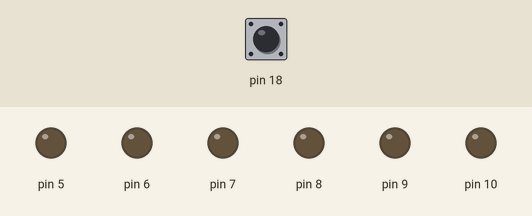
The sketch below on a simulated Arduino Uno, built with avr-gcc and run on an emulated ATmega328P. On the bench: output pins drawn as LEDs (lit = HIGH). The inputs (shaded band) are chosen by the test bench; at power-on: pin 18 HIGH. Random numbers use the default seed unless the sketch sets one.

Above: at 1.2 s.
1.3 s: pin 18 pulled LOW for 0.15 s
At 2.6 s:
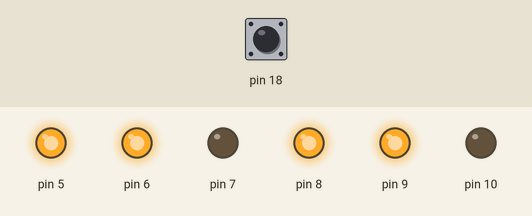
At 17.9 s:
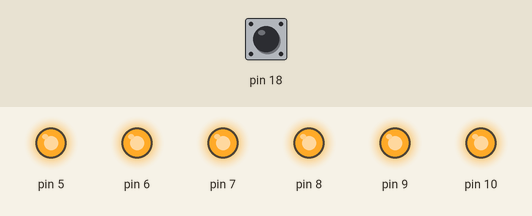
Timing chart, 0 to 19.3 s (numbered marks = the images above; inputs shaded):
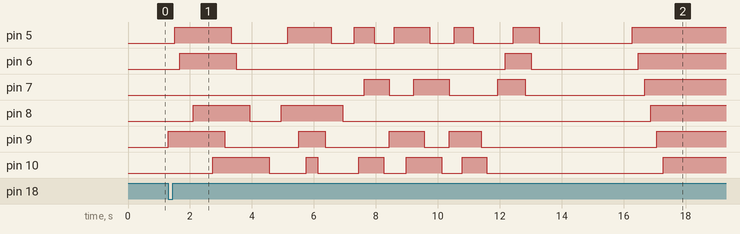

Measured:
- after the input at 1.3 s, pin 5: LOW → HIGH after 0.21 s, → LOW 1.8 s later, → HIGH 1.8 s later, → LOW 1.4 s later, … (13 changes in this stretch); pin 6: goes HIGH 1.8 s, LOW 8.7 s, HIGH 0.83 s, LOW 3.5 s, then HIGH, starting after 0.37 s

The sketch:

Igralny_Kubik_NEW.ino
```cpp
long n;
long s1;
long s2;
long s3;
long s4;
long s5;
long s6;
long s7;
long s8;
long s9;
long s10;
long s11;
long s12;
long s13;
long s14;
long s15;
long s16;
long s17;
long s18;
long s19;
long s20;
long s21;
long s22;
long s23;
long s24;
long s25;
long s26;
long s27;
long time1;
long time2;
long time3;
long time4;
long time5;
long time6;
long time7;
long time8;
long time9;
long time10;
long time11;
long time12;
long time13;
long time14;
long time15;
long time16;
long time17;
long time18;
long time19;
long time20;
long time21;
long time22;
long time23;
long time24;
long time25;
long time26;
long time27;
void setup() {
  pinMode(5, OUTPUT);
  pinMode(6, OUTPUT);
  pinMode(7, OUTPUT);
  pinMode(8, OUTPUT);
  pinMode(9, OUTPUT);
  pinMode(10, OUTPUT);
  pinMode(18, INPUT_PULLUP);
}

void loop() {
  n = random(1, 7);
  s1 = random(5, 11);
  s2 = random(5, 11);
  s3 = random(5, 11);
  s4 = random(5, 11);
  s5 = random(5, 11);
  s6 = random(5, 11);
  s7 = random(5, 11);
  s8 = random(5, 11);
  s9 = random(5, 11);
  s10 = random(5, 11);
  s11 = random(5, 11);
  s12 = random(5, 11);
  s13 = random(5, 11);
  s14 = random(5, 11);
  s15 = random(5, 11);
  s16 = random(5, 11);
  s17 = random(5, 11);
  s18 = random(5, 11);
  s19 = random(5, 11);
  s20 = random(5, 11);
  s21 = random(5, 11);
  s22 = random(5, 11);
  s23 = random(5, 11);
  s24 = random(5, 11);
  s25 = random(5, 11);
  s26 = random(5, 11);
  s27 = random(5, 11);
  time1 = random(100, 300);
  time2 = random(100, 300);
  time3 = random(100, 300);
  time4 = random(100, 300);
  time5 = random(100, 300);
  time6 = random(100, 300);
  time7 = random(100, 300);
  time8 = random(300, 400);
  time9 = random(100, 300);
  time10 = random(100, 300);
  time11 = random(100, 300);
  time12 = random(100, 300);
  time13 = random(100, 300);
  time14 = random(100, 300);
  time15 = random(100, 300);
  time16 = random(300, 400);
  time17 = random(100, 300);
  time18 = random(100, 300);
  time19 = random(100, 300);
  time20 = random(100, 300);
  time21 = random(300, 400);
  time22 = random(100, 300);
  time23 = random(100, 300);
  time24 = random(300, 400);
  time25 = random(100, 300);
  time26 = random(100, 300);
  time27 = random(300, 400);

  time13 = random(300, 500);
  if (digitalRead(18) == HIGH)
  {
  return;
  }
  {
  digitalWrite(s1, HIGH);
  delay(time1);
  digitalWrite(s2, HIGH);
  delay(time2);
  digitalWrite(s3, HIGH);
  delay(time3);
  digitalWrite(s4, HIGH);
  delay(time4);
  digitalWrite(s5, HIGH);
  delay(time5);
  digitalWrite(s6, HIGH);
  delay(time6);
  digitalWrite(s7, HIGH);
  delay(time7);
  digitalWrite(s8, HIGH);
  delay(time8);
  digitalWrite(s1, LOW);
  delay(time1);
  digitalWrite(s2, LOW);
  delay(time2);
  digitalWrite(s3, LOW);
  delay(time3);
  digitalWrite(s4, LOW);
  delay(time4);
  digitalWrite(s5, LOW);
  delay(time5);
  digitalWrite(s6, LOW);
  delay(time6);
  digitalWrite(s7, LOW);
  delay(time7);
  digitalWrite(s8, LOW);
  delay(time8);

  digitalWrite(s9, HIGH);
  delay(time9);
  digitalWrite(s10, HIGH);
  delay(time10);
  digitalWrite(s11, HIGH);
  delay(time11);
  digitalWrite(s12, HIGH);
  delay(time12);
  digitalWrite(s13, HIGH);
  delay(time13);
  digitalWrite(s13, LOW);
  delay(time12);
  digitalWrite(s12, LOW);
  delay(time11);
  digitalWrite(s11, LOW);
  delay(time10);
  digitalWrite(s10, LOW);
  delay(time9);
  digitalWrite(s9, LOW);
  delay(time13);
  digitalWrite(s14, HIGH);
  delay(time14);
  digitalWrite(s15, HIGH);
  delay(time15);
  digitalWrite(s16, HIGH);
  delay(time16);
  digitalWrite(s14, LOW);
  delay(time16);
  digitalWrite(s15, LOW);
  delay(time15);
  digitalWrite(s16, LOW);

  digitalWrite(s17, HIGH);
  delay(time17);
  digitalWrite(s18, HIGH);
  delay(time18);
  digitalWrite(s19, HIGH);
  delay(time19);
  digitalWrite(s20, HIGH);
  delay(time20);
  digitalWrite(s21, HIGH);
  delay(time21);
  digitalWrite(s17, LOW);
  delay(time17);
  digitalWrite(s18, LOW);
  delay(time18);
  digitalWrite(s19, LOW);
  delay(time19);
  digitalWrite(s20, LOW);
  delay(time20);
  digitalWrite(s21, LOW);

  digitalWrite(s22, HIGH);
  delay(time22);
  digitalWrite(s23, HIGH);
  delay(time23);
  digitalWrite(s24, HIGH);
  delay(time24);
  digitalWrite(s23, LOW);
  delay(time23);
  digitalWrite(s22, LOW);
  delay(time22);
  digitalWrite(s24, LOW);
  delay(time24);
  digitalWrite(s25, HIGH);
  delay(time25);
  digitalWrite(s26, HIGH);
  delay(time25);
  digitalWrite(s27, HIGH);
  delay(time27);
  digitalWrite(s25, LOW);
  delay(time26);
  digitalWrite(s26, LOW);
  delay(time25);
  digitalWrite(s27, LOW);

  delay(3000);
  for (int i = 0; i <= n - 1; i++)
    {
    digitalWrite(i + 5, HIGH);
    delay(200);
    }
  delay(2000);
  for (int i = n; i > -1; i--)
    {
    digitalWrite(i + 5, LOW);
    delay(200);
    }
  }
  while (digitalRead(18) == LOW)
  {
  delay(10);
  }
}
```
